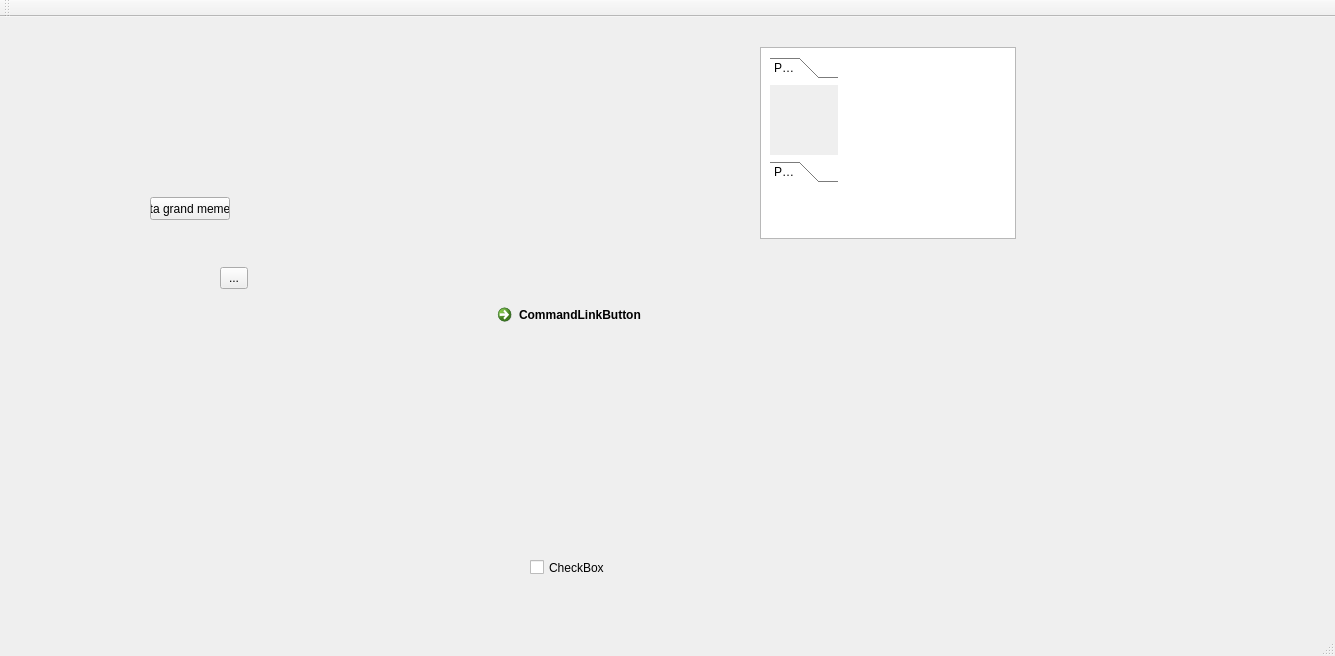
<?xml version="1.0" encoding="UTF-8"?>
<ui version="4.0">
 <class>MainWindow</class>
 <widget class="QMainWindow" name="MainWindow">
  <property name="geometry">
   <rect>
    <x>0</x>
    <y>0</y>
    <width>1335</width>
    <height>656</height>
   </rect>
  </property>
  <property name="windowTitle">
   <string>MainWindow</string>
  </property>
  <widget class="QWidget" name="centralWidget">
   <widget class="QPushButton" name="pushButton">
    <property name="geometry">
     <rect>
      <x>150</x>
      <y>180</y>
      <width>80</width>
      <height>23</height>
     </rect>
    </property>
    <property name="text">
     <string>ta grand meme</string>
    </property>
   </widget>
   <widget class="QCheckBox" name="checkBox">
    <property name="geometry">
     <rect>
      <x>530</x>
      <y>540</y>
      <width>85</width>
      <height>21</height>
     </rect>
    </property>
    <property name="text">
     <string>CheckBox</string>
    </property>
   </widget>
   <widget class="QToolButton" name="toolButton">
    <property name="geometry">
     <rect>
      <x>220</x>
      <y>250</y>
      <width>28</width>
      <height>22</height>
     </rect>
    </property>
    <property name="text">
     <string>...</string>
    </property>
   </widget>
   <widget class="QTableView" name="tableView">
    <property name="geometry">
     <rect>
      <x>760</x>
      <y>30</y>
      <width>256</width>
      <height>192</height>
     </rect>
    </property>
   </widget>
   <widget class="QToolBox" name="toolBox">
    <property name="geometry">
     <rect>
      <x>770</x>
      <y>40</y>
      <width>68</width>
      <height>126</height>
     </rect>
    </property>
    <property name="currentIndex">
     <number>0</number>
    </property>
    <widget class="QWidget" name="page">
     <property name="geometry">
      <rect>
       <x>0</x>
       <y>0</y>
       <width>68</width>
       <height>68</height>
      </rect>
     </property>
     <attribute name="label">
      <string>Page 1</string>
     </attribute>
    </widget>
    <widget class="QWidget" name="page_2">
     <property name="geometry">
      <rect>
       <x>0</x>
       <y>0</y>
       <width>98</width>
       <height>28</height>
      </rect>
     </property>
     <attribute name="label">
      <string>Page 2</string>
     </attribute>
    </widget>
   </widget>
   <widget class="QCommandLinkButton" name="commandLinkButton">
    <property name="geometry">
     <rect>
      <x>490</x>
      <y>280</y>
      <width>174</width>
      <height>41</height>
     </rect>
    </property>
    <property name="text">
     <string>CommandLinkButton</string>
    </property>
   </widget>
  </widget>
  <widget class="QMenuBar" name="menuBar">
   <property name="geometry">
    <rect>
     <x>0</x>
     <y>0</y>
     <width>1335</width>
     <height>20</height>
    </rect>
   </property>
  </widget>
  <widget class="QToolBar" name="mainToolBar">
   <attribute name="toolBarArea">
    <enum>TopToolBarArea</enum>
   </attribute>
   <attribute name="toolBarBreak">
    <bool>false</bool>
   </attribute>
  </widget>
  <widget class="QStatusBar" name="statusBar"/>
 </widget>
 <layoutdefault spacing="6" margin="11"/>
 <resources/>
 <connections/>
</ui>
